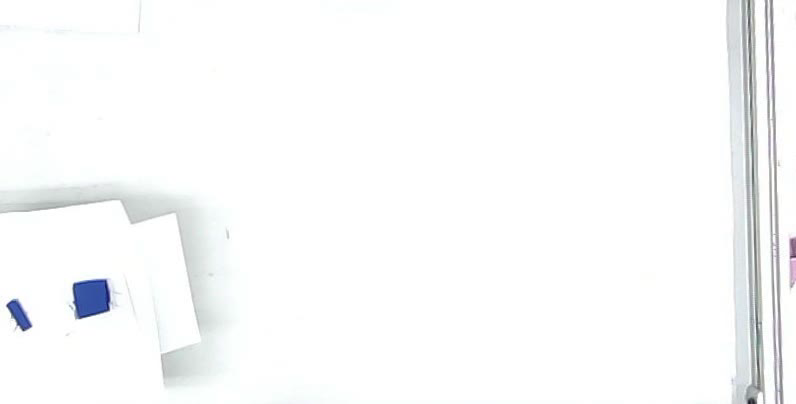
#> input picture frame 4 of data/2023-07-14 10:51:49.avi, 796 x 404 px, given in place of the camera
$ python liveblobs.py
#> lines starting #> are read from the running program, lines starting #| are printed output that depends on the picture; after the words box and inside, x2 and y2 are one past the last pixel; in counts of white or black regions, pixels touching at a corner belong together
"""angelinas background subtraction / blob analysis"""
import cv2
import numpy as np
import matplotlib as mp
import pandas as pd
import matplotlib.pyplot as plt
from datetime import *

# Initialize variable to break while loop when last frame is achieved
last = 0

LxPos = []
LyPos = []

FxPos = []
FyPos = []

thresh = 100
fishContourIndex = 0
lureContourIndex = 0

MTX = np.array([[1.05663779e+03, 0.00000000e+00, 9.73055094e+02],
 [0.00000000e+00, 1.05269643e+03, 5.64799418e+02],
 [0.00000000e+00, 0.00000000e+00, 1.00000000e+00]])
DIST = np.array([-3.80359934e-01,  1.49531854e-01,  2.50649988e-05,  8.39488578e-05,  -2.83529982e-02])

bg_model = cv2.createBackgroundSubtractorKNN(history = 800, dist2Threshold = 255.0, detectShadows = True)

foregroundCapture = cv2.VideoCapture(0)
ret_init, frame_init_ = foregroundCapture.read()
#> frame_init_ is the input picture: shape (404, 796, 3); mean B, G, R 250.6, 250.2, 249.5

#getting resolutions
frame_width = int(foregroundCapture.get(3))
frame_height = int(foregroundCapture.get(4))

print("height:",frame_height)
print("width:",frame_width)

# generates date and time info for the video filename
size = (frame_width, frame_height)
now = str(datetime.now())
filename = str(now[0:19])

# writes video to save -- filename, fourcc, framerate, size of video
result = cv2.VideoWriter(filename +".avi",cv2.VideoWriter_fourcc(*'MJPG'), 30, size)

# foregroundCapture.set(cv2.CAP_PROP_POS_FRAMES, 0)
if not foregroundCapture.isOpened():
    print('Unable to open')
    exit(0)

while True:

    ret, frame = foregroundCapture.read()
    #qframe = cv2.undistort(frame, MTX, DIST, None, MTX)
    #frame = frame[382:862, 467:1290]


    if not ret:
        break

    this_frame = foregroundCapture.get(1)

    if ret:
        bg = bg_model.apply(frame_init_)
#> bg: shape (404, 796); every value is 255
        kernellure = np.ones((2,2),np.uint8)
        kernelopen = np.ones((5,5),np.uint8)
        kernelclosed = np.ones((3,3),np.uint8)

        ############ ORANGE TRACKING #############

        lure_hsv =cv2.cvtColor(frame,cv2.COLOR_BGR2HSV)
#> lure_hsv: shape (404, 796, 3); mean H, S, V 17.9, 1.8, 250.7
        lower_orange= np.array([0, 90, 100], dtype = "uint8")
        upper_orange= np.array([200, 200, 255], dtype = "uint8")

        lure_mask=cv2.inRange(lure_hsv,lower_orange,upper_orange)
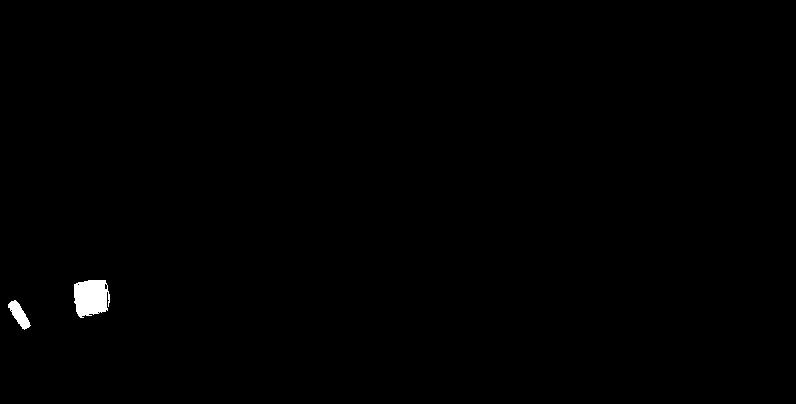
#> lure_mask: shape (404, 796); 0.44% white; 2 white regions, box (x1, y1, x2, y2) and area: (74, 280, 110, 318) 1102, (8, 300, 31, 330) 318

        orange_closing = cv2.morphologyEx(lure_mask, cv2.MORPH_CLOSE, kernellure)
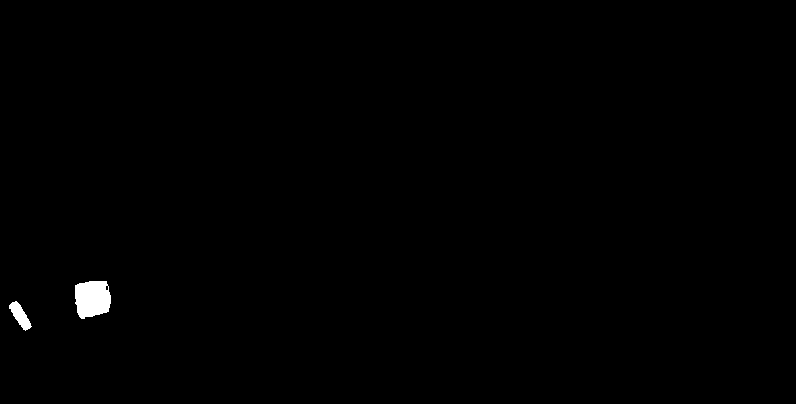
#> orange_closing: shape (404, 796); 0.45% white; 2 white regions, box (x1, y1, x2, y2) and area: (75, 281, 111, 319) 1131, (9, 301, 32, 331) 319
        orange_opening = cv2.morphologyEx(lure_mask, cv2.MORPH_OPEN, kernellure)
#> orange_opening: shape (404, 796); 0.43% white; 4 white regions (2 under 20 px)

        lure_contours, hierarchy = cv2.findContours(orange_opening, cv2.RETR_TREE, cv2.CHAIN_APPROX_SIMPLE) #finds the contours in thresh_img
#> lure_contours = 5 contours, 3 with area under 20; largest, box (x1, y1, x2, y2) and area: (75, 281, 109, 319) 999, (9, 301, 31, 330) 280
        lure_threshcopy = cv2.cvtColor(orange_opening, cv2.COLOR_BGR2RGB) #needs to be in RBG in order to make contours colorful
#> lure_threshcopy: shape (404, 796, 3); 0.43% white; 4 white regions (2 under 20 px)
        lureContours = cv2.drawContours(lure_threshcopy, lure_contours, -1, (255,165,0), 2)
        sorted_lure_contours = sorted(lure_contours, key = cv2.contourArea, reverse = True)
#> sorted_lure_contours has the same summary as lure_contours

        ############# TRACK FISH W/ HSV ###############

        resultimage = np.zeros((800, 800))
        contrasted = cv2.normalize(frame, resultimage, -32, 255, cv2.NORM_MINMAX)
        fish_hsv = cv2.cvtColor(contrasted,cv2.COLOR_BGR2HSV)
#> fish_hsv: shape (404, 796, 3); mean H, S, V 18, 2.3, 250


        #fish_lower = np.array([40, 70, 40], np.uint8)
        fish_lower = np.array([0,60,0], dtype = "uint8")
        fish_upper = np.array([24, 255, 145], dtype = "uint8")

        fish_mask = cv2.inRange(fish_hsv, fish_lower, fish_upper) # filters out black dots
#> fish_mask: shape (404, 796); every value is 0


        fish_mask_closing = cv2.morphologyEx(fish_mask, cv2.MORPH_CLOSE, kernelclosed)
        fish_mask_opening = cv2.morphologyEx(fish_mask_closing, cv2.MORPH_OPEN, kernelopen)

        fish_contours, hierarchy = cv2.findContours(fish_mask_opening, cv2.RETR_TREE, cv2.CHAIN_APPROX_SIMPLE) #finds the contours in thresh_img        fish_img_contours = np.zeros(fish_erosion_again.shape) # creates empty image for contours
#> fish_contours = []
        fish_threshcopy = cv2.cvtColor(fish_mask_opening, cv2.COLOR_BGR2RGB) #needs to be in RBG in order to make contours colorful
#> fish_threshcopy: shape (404, 796, 3); every value is 0
        fishContours = cv2.drawContours(fish_threshcopy, fish_contours, -1, (0,255,0), 2)
        sorted_fish_contours = sorted(fish_contours, key = cv2.contourArea, reverse = True)
#> sorted_fish_contours = []


        def displayWindows():
            #displays original video
            cv2.namedWindow('fgframe', cv2.WINDOW_NORMAL)
            #cv2.resizeWindow('fgframe', 600, 600)

            #displays blobs
            cv2.namedWindow('Fish Contours', cv2.WINDOW_NORMAL)
            #cv2.resizeWindow('Fish Contours', 600, 600)
            cv2.imshow('Fish Contours',fishContours)

           # cv2.namedWindow('Orange Detection Mask', cv2.WINDOW_NORMAL)
            #cv2.resizeWindow('Orange Detection Mask', 600, 600)
            #cv2.imshow('Orange Detection Mask',frame)  # displays the orange mask of objects
            cv2.namedWindow("Lure Contours", cv2.WINDOW_NORMAL)
            #cv2.resizeWindow("Lure Contours", 400, 600)
            cv2.imshow("Lure Contours", lureContours)  # shows the thresholded binary image of the original orange contours

        fishContourCount = len(sorted_fish_contours)
#> fishContourCount = 0
        lureContourCount = len(sorted_lure_contours)
#> lureContourCount = 5


        if fishContourIndex>=(fishContourCount-1) or lureContourIndex>=(lureContourCount-1):
            displayWindows()
            cv2.imshow('fgframe', frame)

        if len(sorted_fish_contours):

            Fcnt = sorted_fish_contours[fishContourIndex]

            if Fcnt is not None:

                ### FISH TRACKING ###
                FM = cv2.moments(Fcnt) # makes identity matrix of blob

                if FM["m00"] != 0:
                    fcX = int(FM["m10"] / FM["m00"]) #finds mass center
                    fcY = int(FM["m01"] / FM["m00"])

                else:
                    fcX, fcY = 0, 0

                Fcoords = np.array([fcX, fcY])
                FxPos += [fcX]
                FyPos += [fcY]

                print(Fcoords)
                cv2.circle(fishContours, (fcX, fcY), 5, (255, 255, 255), -1)
                Lcnt = sorted_lure_contours[lureContourIndex]

            if Lcnt is not None:
                ### LURE TRACKING ###

                LM = cv2.moments(Lcnt) # makes identity matrix of blob

                if LM["m00"] != 0:
                    LcX = int(LM["m10"] / LM["m00"]) #finds mass center
                    LcY = int(LM["m01"] / LM["m00"])

                else:
                    LcX, LcY = 0, 0

                Lcoords = np.array([LcX, LcY])
                LxPos += [LcX]
                LyPos += [LcY]

                print(Lcoords)

                cv2.circle(lureContours, (LcX, LcY), 5, (255, 255, 255), -1)
                #cv2.imshow('Frame', frame)

            # Display the frame saved in the file

        displayWindows()
        cv2.imshow('fgframe', frame)
            # Press q on keyboard to end camera capture
        if cv2.waitKey(1) & 0xFF == ord('q'):
#> (key q is pressed here)
            break


foregroundCapture.release()
result.release
cv2.destroyAllWindows()
# OpenCV stores images as BGR, but MatPlotLib uses RGB

#new = bg_model.apply(frame_init_)
bgforgraph = bg_model.getBackgroundImage()
RGB_img = cv2.cvtColor(bgforgraph, cv2.COLOR_BGR2RGB)

fig, ax1 = plt.subplots()
im1 = ax1.imshow(RGB_img)
ax1.plot(FxPos, FyPos, '*', linewidth=2.0)
plt.title('Fish Trajectory')
plt.ylabel('yPred (pixels)')
plt.xlabel('xPred (pixels)')
plt.savefig('fish_trajectory.png')
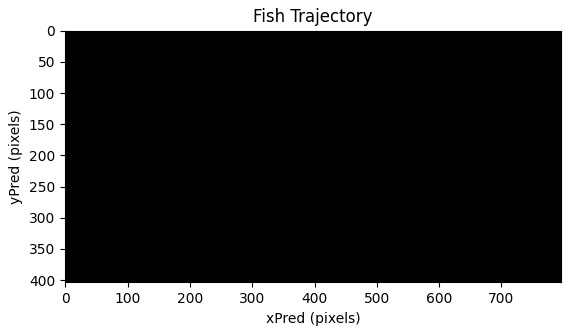
#> figure drawn by matplotlib, 1 panel
plt.show()

fig, ax2 = plt.subplots()
im2 = ax2.imshow(RGB_img)
ax2.plot(LxPos, LyPos, '*', linewidth=2.0)

plt.title('Lure Trajectory')
plt.ylabel('yPred (pixels)')
plt.xlabel('xPred (pixels)')

plt.savefig('lure_trajectory.png')

plt.show()
